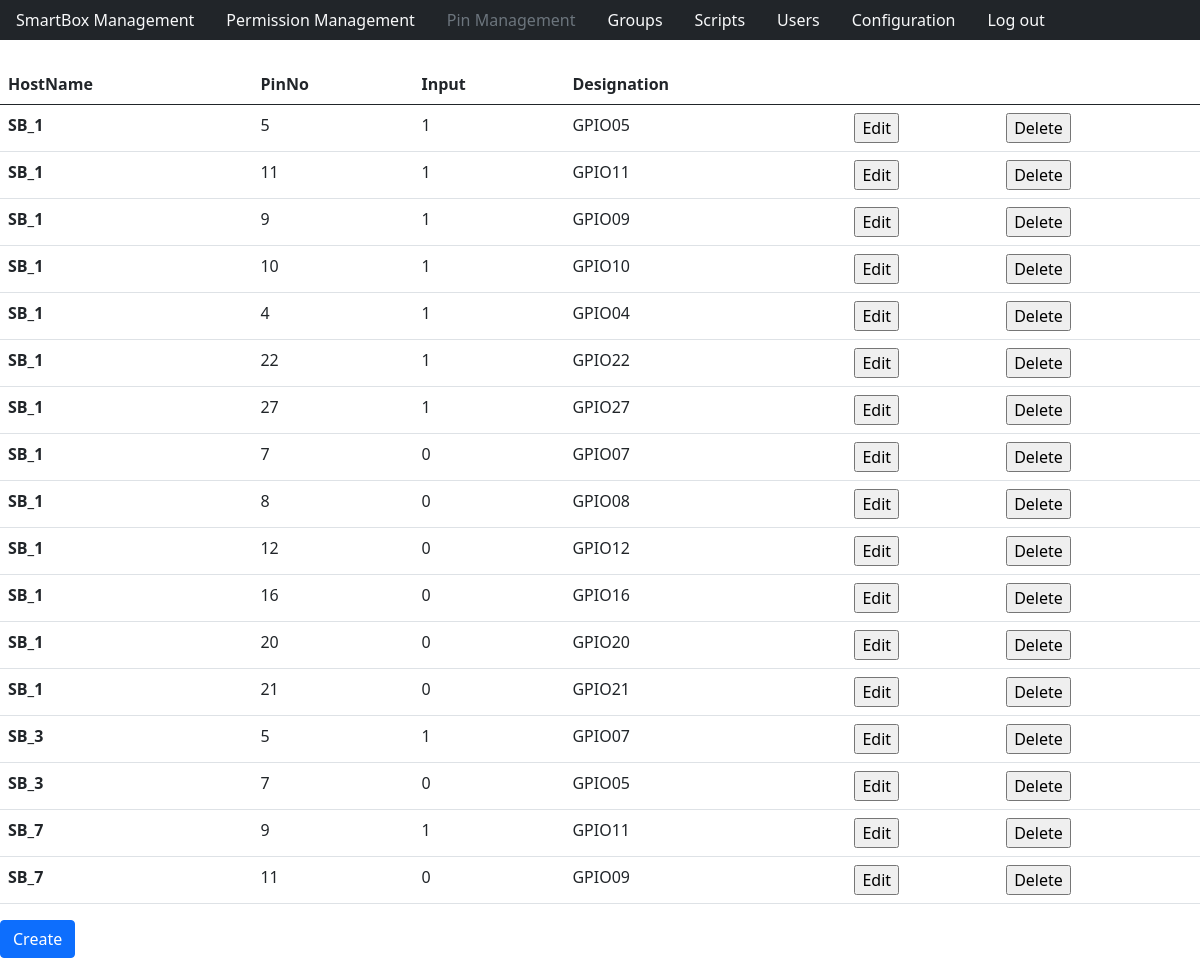
The app's page /pinManagement.php (signed in) with its own data.
### tables this page shows
CREATE TABLE `pins` (
  `PinId` int NOT NULL AUTO_INCREMENT,
  `PinNo` int NOT NULL,
  `HostName` varchar(16) DEFAULT NULL,
  `Input` int DEFAULT NULL,
  `Designation` varchar(50) DEFAULT NULL,
  PRIMARY KEY (`PinId`),
  KEY `PinNo`(`PinNo`),
  KEY `HostName` (`HostName`),
  CONSTRAINT `pin_ibfk_1` FOREIGN KEY (`HostName`) REFERENCES `smartboxes` (`HostName`) ON UPDATE CASCADE ON DELETE CASCADE
);

### pinManagement.php (the view, shortened to what this page needs)
<?php
    include_once "htmlHead.php";
    include_once "databaseConnect.php";
    include_once "navigationBar.php";
?>
    <body>
        <?php
            if($_SESSION["userIsAdmin"]==0){
                $sqlStatement = $connection->prepare("SELECT * from pins, manage where pins.HostName=manage.HostName and manage.UserNo=?");
                $sqlStatement->bind_param("i", $_SESSION["currentUserNo"]);
                $sqlStatement->execute();
                $result = $sqlStatement->get_result();
            }else{
                $result = $connection->query("SELECT * from pins");
            }
            if ($result) {
                ?>
                <table class="table">
                    <thead>
                        <tr>
                            <th scope="col">HostName</th>
                            <th scope="col">PinNo</th>
                            <th scope="col">Input</th>
                            <th scope="col">Designation</th>
                            <th scope="col"></th>
                            <th scope="col"></th>
                        </tr>
                    </thead>
                    <tbody>
                        <?php while ($row = $result->fetch_assoc()) {?>
                            <tr>
                                <th scope="row"><?= $row["HostName"] ?></th>
                                <td><?= $row["PinNo"] ?></td>
                                <td><?= $row["Input"] ?></td>
                                <td><?= $row["Designation"] ?></td>
                                <td>
                                    <form method="POST">
                                        <input type="submit" value="Edit">
                                    </form>
                                </td>
                                <td>
                                    <form method="POST">
                                        <input type="submit" value="Delete">
                                    </form>
                                </td>
                            </tr>
                        <?php }?>
                    </tbody>
                </table>
<?php
            }  else {
                print "Something went wrong selecting data";
            }
        ?>
    <form action="" method="post">
        <input type="submit" class="btn btn-primary" value="Create"></input>
    </form>
    </body>
</html>

### records on screen
pins: HostName "SB_1", PinNo "5", Input "1", Designation "GPIO05"
pins: HostName "SB_1", PinNo "11", Input "1", Designation "GPIO11"
pins: HostName "SB_1", PinNo "9", Input "1", Designation "GPIO09"
pins: HostName "SB_1", PinNo "10", Input "1", Designation "GPIO10"
pins: HostName "SB_1", PinNo "4", Input "1", Designation "GPIO04"
pins: HostName "SB_1", PinNo "22", Input "1", Designation "GPIO22"
pins: HostName "SB_1", PinNo "27", Input "1", Designation "GPIO27"
pins: HostName "SB_1", PinNo "7", Input "0", Designation "GPIO07"
pins: HostName "SB_1", PinNo "8", Input "0", Designation "GPIO08"
pins: HostName "SB_1", PinNo "12", Input "0", Designation "GPIO12"
pins: HostName "SB_1", PinNo "16", Input "0", Designation "GPIO16"
pins: HostName "SB_1", PinNo "20", Input "0", Designation "GPIO20"
pins: HostName "SB_1", PinNo "21", Input "0", Designation "GPIO21"
pins: HostName "SB_3", PinNo "5", Input "1", Designation "GPIO07"
pins: HostName "SB_3", PinNo "7", Input "0", Designation "GPIO05"
pins: HostName "SB_7", PinNo "9", Input "1", Designation "GPIO11"
pins: HostName "SB_7", PinNo "11", Input "0", Designation "GPIO09"

### other values on screen
$pageText "SmartBox Management"
$pageText "Permission Management"
$pageText "Groups"
$pageText "Scripts"
$pageText "Users"
$pageText "Configuration"
